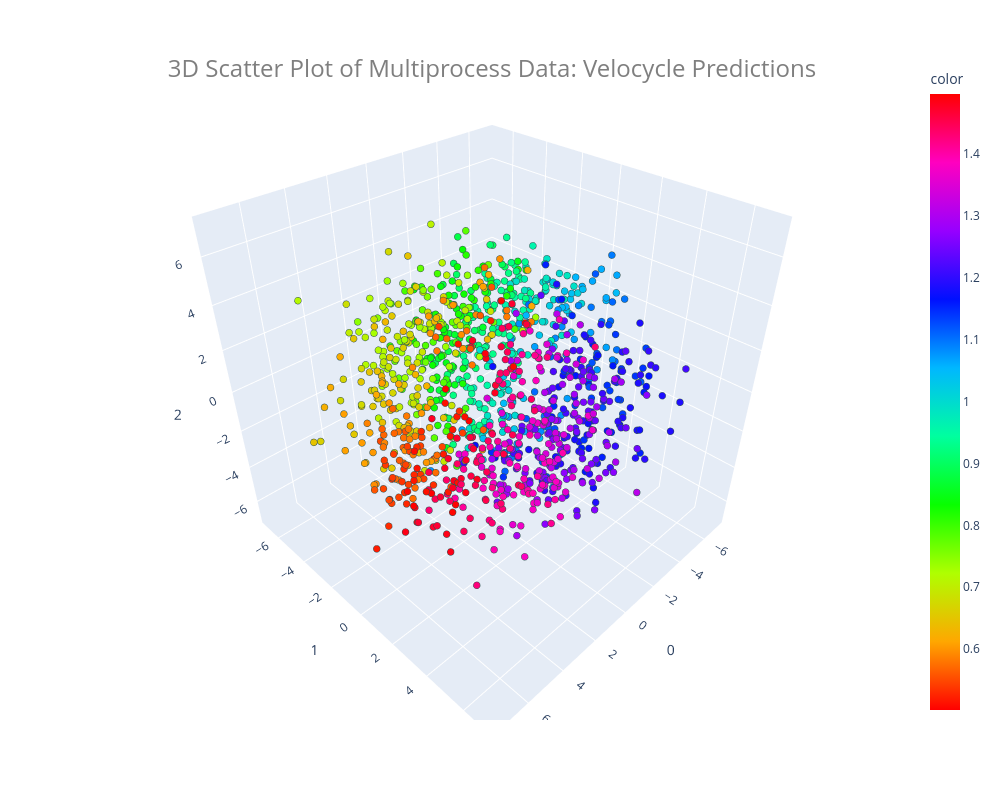

Source (notebook cell):
### Code cell
chnt.scatter3D(multiprocess, color = 'velocycle_coords', title='3D Scatter Plot of Multiprocess Data: Velocycle Predictions', color_continuous_scale='hsv')

### Figure 1 — Plotly figure (JSON) as saved in the notebook; plotly's stock layout.template omitted (floating-point values rounded to 4 significant figures; data arrays with more than 128 entries replaced by an {"elided": "..."} marker saying what was removed)
{"data": [{"hovertemplate": "0=%{x}<br>1=%{y}<br>2=%{z}<br>color=%{marker.color}<extra></extra>", "legendgroup": "", "marker": {"color": {"elided": "1200 float values"}, "coloraxis": "coloraxis", "line": {"color": "DarkSlateGrey", "width": 1}, "size": 4, "symbol": "circle"}, "mode": "markers", "name": "", "scene": "scene", "showlegend": false, "type": "scatter3d", "x": {"elided": "1200 float values"}, "y": {"elided": "1200 float values"}, "z": {"elided": "1200 float values"}}], "layout": {"coloraxis": {"colorbar": {"title": {"text": "color"}}, "colorscale": [[0, "#ff0000"], [0.1111, "#ffa700"], [0.2222, "#afff00"], [0.3333, "#08ff00"], [0.4444, "#00ff9f"], [0.5556, "#00b7ff"], [0.6667, "#0010ff"], [0.7778, "#9700ff"], [0.8889, "#ff00bf"], [1, "#ff0000"]]}, "height": 800, "legend": {"itemsizing": "constant", "title": {"text": "velocycle_coords"}, "tracegroupgap": 0, "x": 0.01, "xanchor": "left", "y": 0.99, "yanchor": "top"}, "margin": {"t": 60}, "scene": {"aspectmode": "cube", "domain": {"x": [0, 1], "y": [0, 1]}, "xaxis": {"title": {"text": "0"}}, "yaxis": {"title": {"text": "1"}}, "zaxis": {"title": {"text": "2"}}}, "showlegend": true, "title": {"font": {"color": "#7f7f7f", "size": 24}, "text": "3D Scatter Plot of Multiprocess Data: Velocycle Predictions", "x": 0.5, "xref": "paper", "y": 1, "yref": "paper"}, "width": 1000}}
